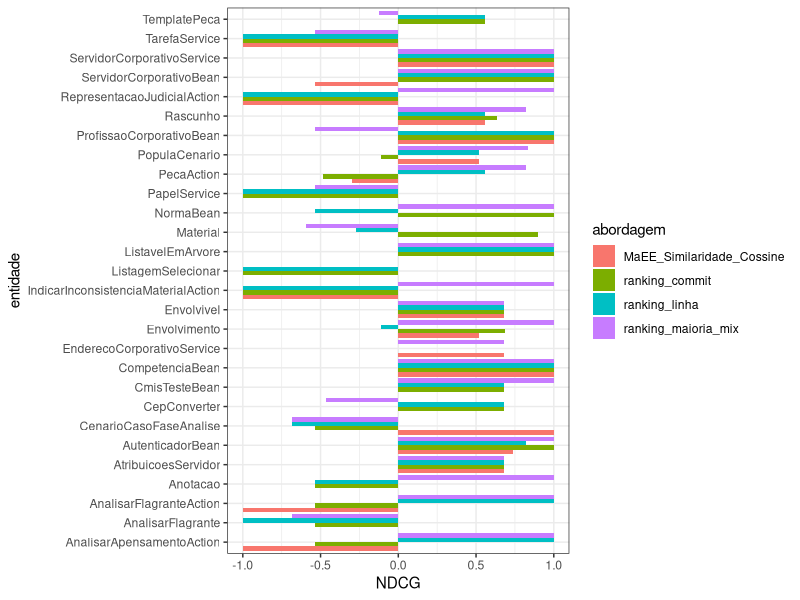
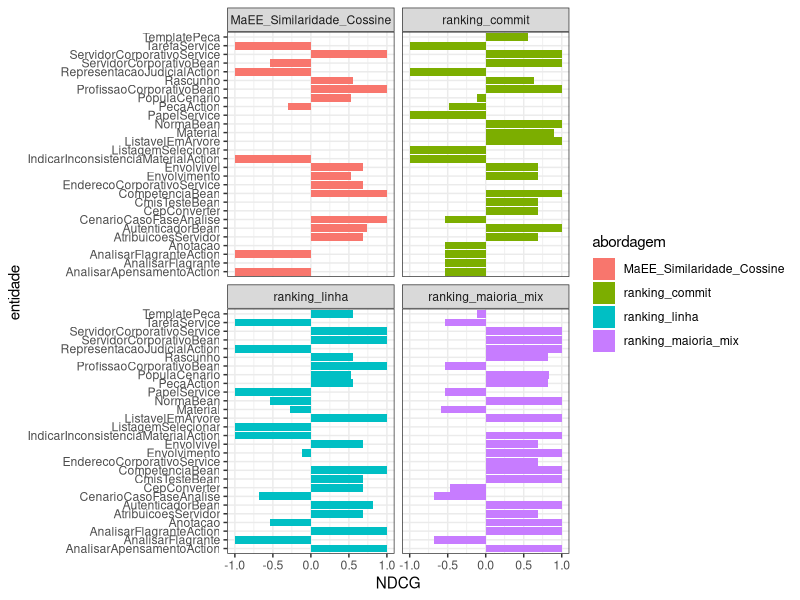
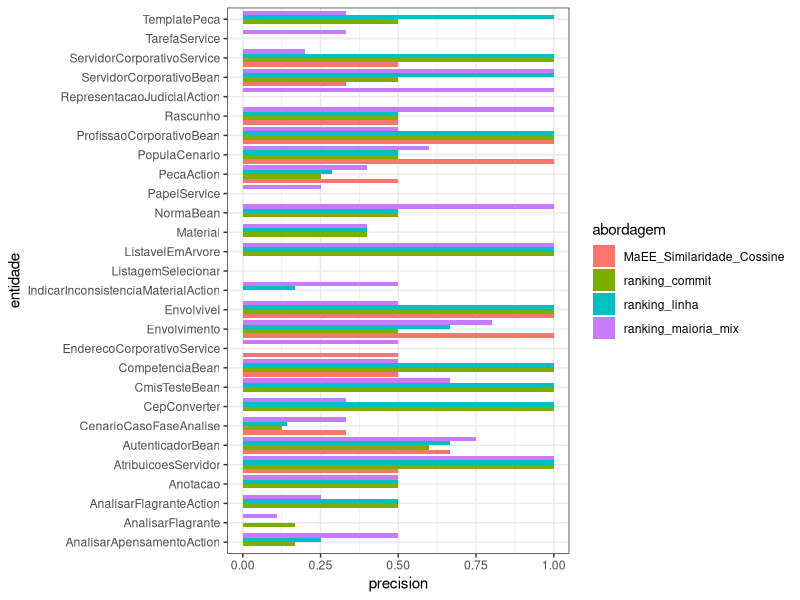
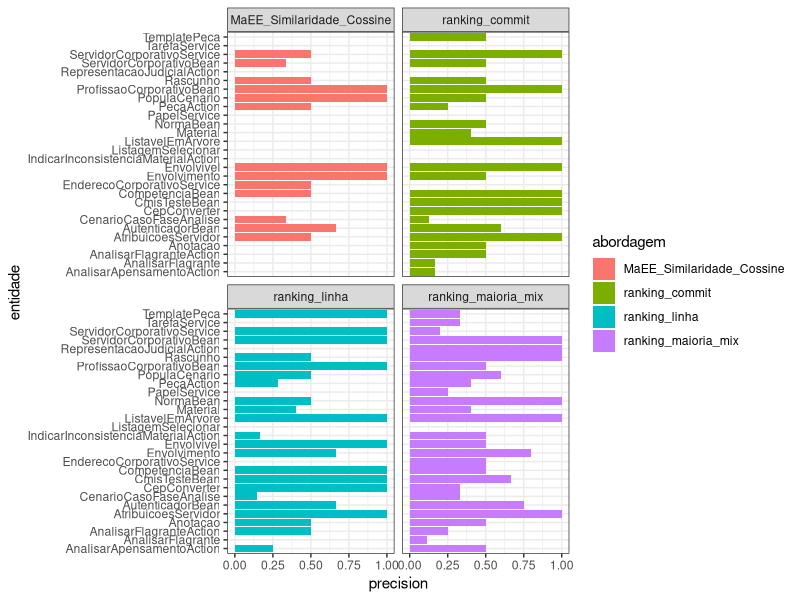
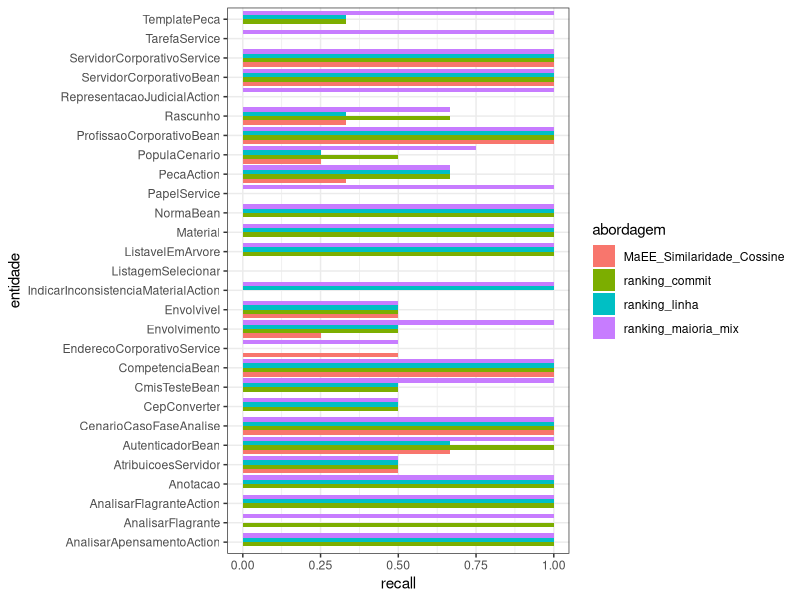
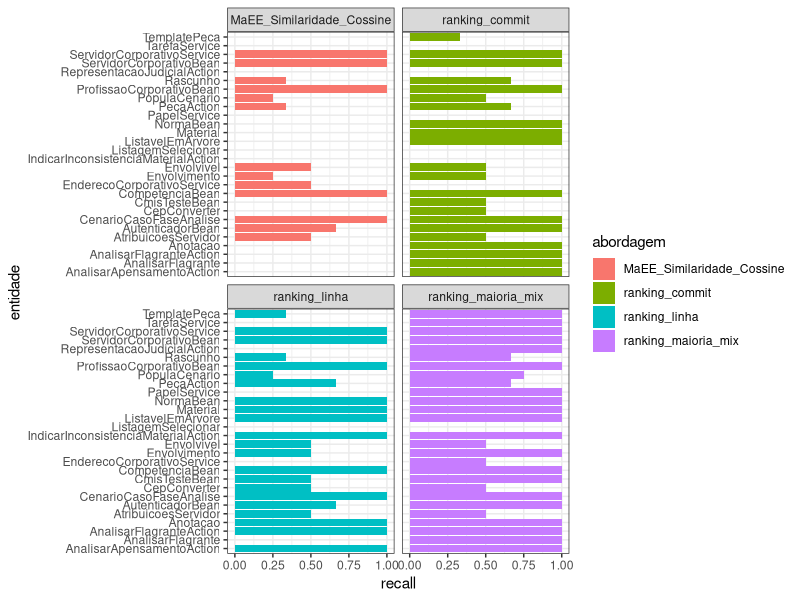
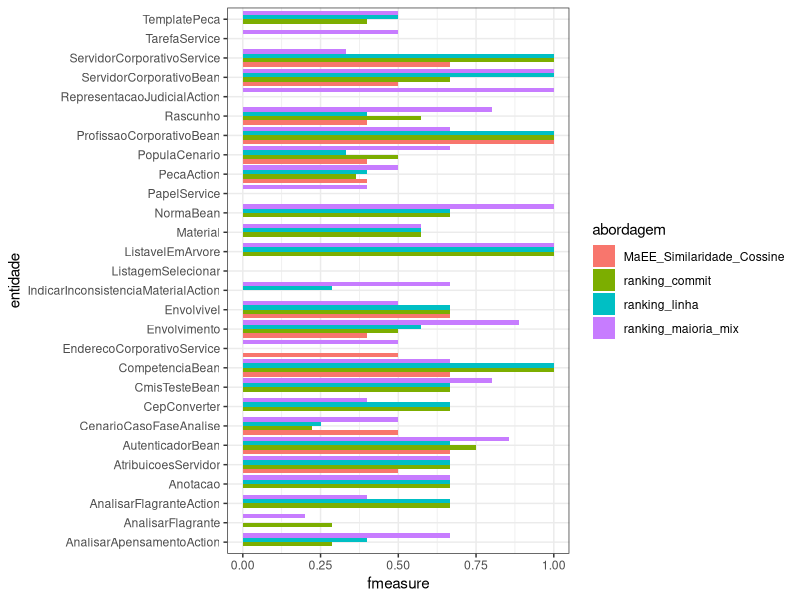
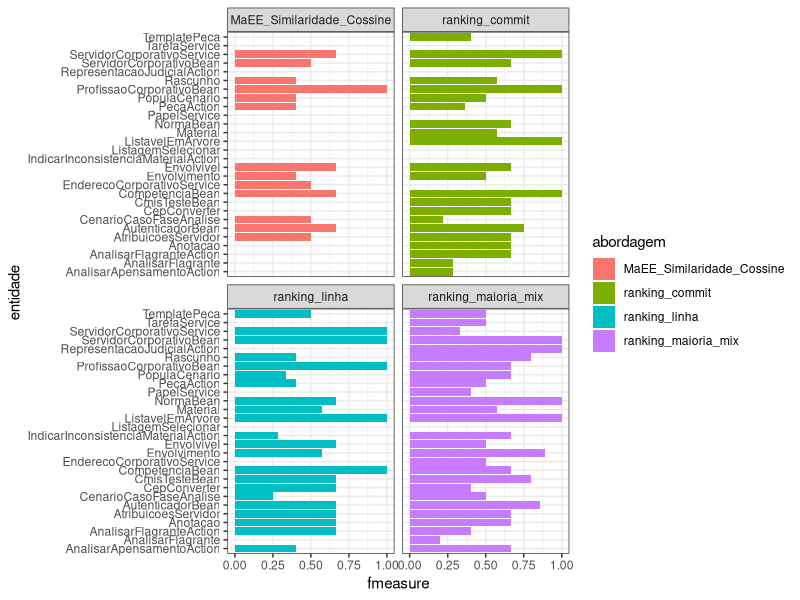

These figures' R source, in order:
require(ggplot2)
library(plyr)
library(reshape)

setwd("/home/erickson/mestrado/analises-consenso-especialistas")

theme_set(theme_bw())

dados = read.csv("acuracia_por_classe.csv",header=F,sep="|")
colnames(dados) = c("abordagem", "entidade", "precision", "recall", "fmeasure", "NDCG")

png("ndcg.png", width = 800, height = 800)
ggplot(dados, aes(x = entidade, y = NDCG, fill = abordagem)) + 
  geom_bar(position = "dodge", stat = "identity") + coord_flip()
dev.off()

png("ndcg_abordagem.png", width = 800, height = 800)
ggplot(dados, aes(x = entidade, y = NDCG, fill = abordagem)) +
  geom_bar(stat = "identity") + coord_flip() + facet_wrap(~ abordagem)
dev.off()

png("precision.png", width = 800, height = 800)
ggplot(dados, aes(x = entidade, y = precision, fill = abordagem)) + 
  geom_bar(position = "dodge", stat = "identity") + coord_flip()
dev.off()

png("precision_abordagem.png", width = 800, height = 800)
ggplot(dados, aes(x = entidade, y = precision, fill = abordagem)) +
  geom_bar(stat = "identity") + coord_flip() + facet_wrap(~ abordagem)
dev.off()

png("recall.png", width = 800, height = 800)
ggplot(dados, aes(x = entidade, y = recall, fill = abordagem)) + 
  geom_bar(position = "dodge", stat = "identity") + coord_flip()
dev.off()

png("recall_abordagem.png", width = 800, height = 800)
ggplot(dados, aes(x = entidade, y = recall, fill = abordagem)) +
  geom_bar(stat = "identity") + coord_flip() + facet_wrap(~ abordagem)
dev.off()

png("f-measure.png", width = 800, height = 800)
ggplot(dados, aes(x = entidade, y = fmeasure, fill = abordagem)) + 
  geom_bar(position = "dodge", stat = "identity") + coord_flip()
dev.off()

png("f-measure_abordagem.png", width = 800, height = 800)
ggplot(dados, aes(x = entidade, y = fmeasure, fill = abordagem)) +
  geom_bar(stat = "identity") + coord_flip() + facet_wrap(~ abordagem)
dev.off()

dlply(dados, .(abordagem), function(df) summary(df))

data_melt <- melt(dados, id.vars=c("entidade", "abordagem"), measure.vars=c("precision", "recall", "fmeasure", "NDCG"), variable.name="metric")

png("metricas_por_abordagem.png", width = 1024, height = 768)
ggplot(data_melt, aes(x=entidade, y=value, fill=variable)) +
  geom_bar(position = "dodge", stat = "identity") + coord_flip() + facet_wrap(~abordagem, nrow=1)  
dev.off()

png("metricas_por_entidade.png", width = 1024, height = 768)
ggplot(data_melt, aes(x=variable, y=value, fill=abordagem)) +
  geom_bar(position = "dodge", stat = "identity") + coord_flip()+ facet_wrap(~entidade, nrow=4, ncol=7)  
dev.off()

png("metricas_boxplot.png", width = 1024, height = 768)
ggplot(data_melt, aes(x=variable, y=value, fill=abordagem)) +
  geom_boxplot() + coord_flip()
dev.off()
